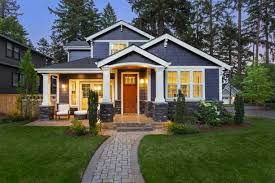
#> input picture house1.jpg, 275 x 183 px
$ jupyter execute 'Task 4.3.ipynb'
#> lines starting #> are read from the running program, lines starting #| are printed output that depends on the picture
[cell 1]
# Task 4.3
#Take 2 image crop and coombine it to form single image example collage.

[cell 2]
from PIL import Image

[cell 3]
image1 = Image.open('house1.jpg')
#> image1 is the input picture: PIL image 275x183 RGB; mean R, G, B 87.3, 90.7, 75.9

[cell 4]
image1.show()

[cell 5]
image1.size
#> Out = (275, 183)

[cell 6]
image2 = Image.open('house2.jpg')
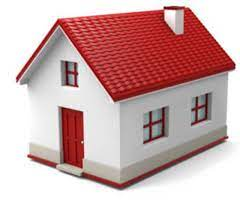
#> input picture house2.jpg, 240 x 210 px
#> image2 is the input picture: PIL image 240x210 RGB; mean R, G, B 205.7, 174, 173.3

[cell 7]
image2.show()

[cell 8]
image2.size
#> Out = (240, 210)

[cell 9]
image2 = image2.resize((454 , 350))
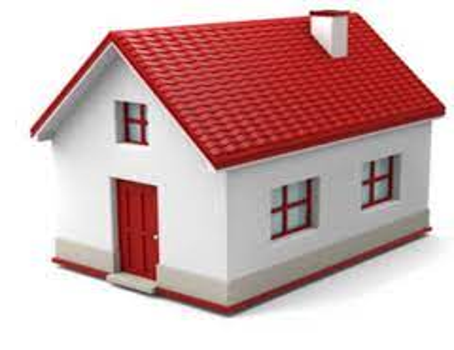
#> image2: PIL image 454x350 RGB; mean R, G, B 205.6, 174, 173.3

[cell 10]
image2.size
#> Out = (454, 350)

[cell 11]
image1.size[0]
#> Out = 275

[cell 12]
new_image = Image.new('RGB',(2*image1.size[0], image1.size[1]), (250,250,250))
#> new_image: PIL image 550x183 RGB; every value is 250

[cell 13]
new_image

[cell 14]
new_image.paste(image1)
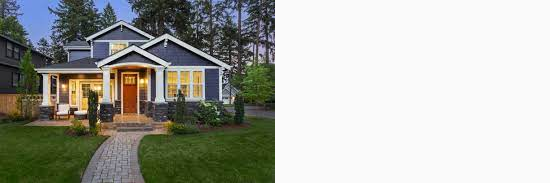
#> new_image: PIL image 550x183 RGB; mean R, G, B 168.7, 170.4, 163

image1.size[0],0

new_image.paste(image2,(image1.size[0],0))
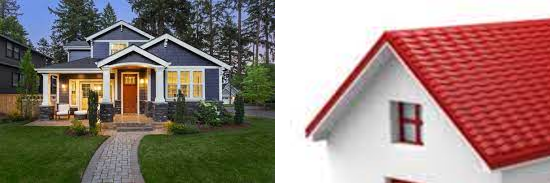
#> new_image: PIL image 550x183 RGB; mean R, G, B 148, 127.4, 120

new_image.save("merge.jpg","JPEG")
new_image.show()

[cell 15]
image_swap = new_image.transpose(Image.FLIP_LEFT_RIGHT)
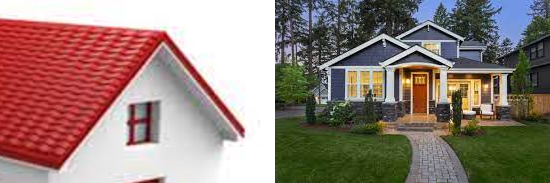
#> image_swap: PIL image 550x183 RGB; mean R, G, B 148, 127.4, 120
image_swap.show()
